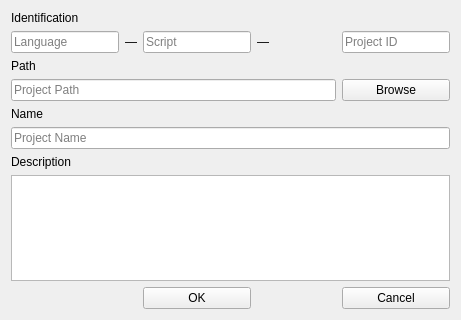
<?xml version="1.0" encoding="UTF-8"?>
<ui version="4.0">
 <class>NewProject</class>
 <widget class="QWidget" name="NewProject">
  <property name="geometry">
   <rect>
    <x>0</x>
    <y>0</y>
    <width>461</width>
    <height>320</height>
   </rect>
  </property>
  <property name="windowTitle">
   <string>Rapuma - New Project</string>
  </property>
  <property name="toolTip">
   <string>Create a new Rapuma project</string>
  </property>
  <layout class="QGridLayout" name="gridLayout">
   <item row="0" column="0" colspan="3">
    <widget class="QLabel" name="labelIdentification">
     <property name="text">
      <string>Identification</string>
     </property>
    </widget>
   </item>
   <item row="5" column="0" colspan="5">
    <widget class="QLineEdit" name="lineEditProjName">
     <property name="focusPolicy">
      <enum>Qt::StrongFocus</enum>
     </property>
     <property name="toolTip">
      <string>Project name, could be book title</string>
     </property>
     <property name="placeholderText">
      <string>Project Name</string>
     </property>
    </widget>
   </item>
   <item row="1" column="2">
    <widget class="QLineEdit" name="lineEditScriptID">
     <property name="sizePolicy">
      <sizepolicy hsizetype="Fixed" vsizetype="Fixed">
       <horstretch>0</horstretch>
       <verstretch>0</verstretch>
      </sizepolicy>
     </property>
     <property name="focusPolicy">
      <enum>Qt::StrongFocus</enum>
     </property>
     <property name="toolTip">
      <string>ISO 4 letter script code</string>
     </property>
     <property name="maxLength">
      <number>4</number>
     </property>
     <property name="placeholderText">
      <string>Script</string>
     </property>
    </widget>
   </item>
   <item row="6" column="0" colspan="3">
    <widget class="QLabel" name="labelDescription">
     <property name="toolTip">
      <string>Create a new Rapuma project</string>
     </property>
     <property name="text">
      <string>Description</string>
     </property>
    </widget>
   </item>
   <item row="2" column="0" colspan="3">
    <widget class="QLabel" name="labelPath">
     <property name="text">
      <string>Path</string>
     </property>
    </widget>
   </item>
   <item row="1" column="1">
    <widget class="QLabel" name="labelDash_1">
     <property name="text">
      <string>—</string>
     </property>
    </widget>
   </item>
   <item row="1" column="4">
    <widget class="QLineEdit" name="lineEditProjID">
     <property name="sizePolicy">
      <sizepolicy hsizetype="Fixed" vsizetype="Fixed">
       <horstretch>0</horstretch>
       <verstretch>0</verstretch>
      </sizepolicy>
     </property>
     <property name="focusPolicy">
      <enum>Qt::StrongFocus</enum>
     </property>
     <property name="toolTip">
      <string>Make up a project identifier code (max 10 letters)</string>
     </property>
     <property name="maxLength">
      <number>10</number>
     </property>
     <property name="placeholderText">
      <string>Project ID</string>
     </property>
    </widget>
   </item>
   <item row="8" column="4">
    <widget class="QPushButton" name="pushButtonCancel">
     <property name="toolTip">
      <string>Click to cancel project creation</string>
     </property>
     <property name="text">
      <string>Cancel</string>
     </property>
    </widget>
   </item>
   <item row="4" column="0" colspan="3">
    <widget class="QLabel" name="labelName">
     <property name="text">
      <string>Name</string>
     </property>
    </widget>
   </item>
   <item row="7" column="0" colspan="5">
    <widget class="QTextEdit" name="textEditProjDescription">
     <property name="focusPolicy">
      <enum>Qt::StrongFocus</enum>
     </property>
     <property name="toolTip">
      <string>Brief project description</string>
     </property>
     <property name="tabChangesFocus">
      <bool>true</bool>
     </property>
    </widget>
   </item>
   <item row="1" column="3">
    <widget class="QLabel" name="labelDash_2">
     <property name="text">
      <string>—</string>
     </property>
    </widget>
   </item>
   <item row="1" column="0">
    <widget class="QLineEdit" name="lineEditLangID">
     <property name="sizePolicy">
      <sizepolicy hsizetype="Fixed" vsizetype="Fixed">
       <horstretch>0</horstretch>
       <verstretch>0</verstretch>
      </sizepolicy>
     </property>
     <property name="focusPolicy">
      <enum>Qt::StrongFocus</enum>
     </property>
     <property name="toolTip">
      <string>Ethnologue 3 letter language code</string>
     </property>
     <property name="whatsThis">
      <string/>
     </property>
     <property name="maxLength">
      <number>3</number>
     </property>
     <property name="placeholderText">
      <string>Language</string>
     </property>
    </widget>
   </item>
   <item row="8" column="0" colspan="2">
    <spacer name="horizontalSpacer">
     <property name="orientation">
      <enum>Qt::Horizontal</enum>
     </property>
     <property name="sizeHint" stdset="0">
      <size>
       <width>40</width>
       <height>20</height>
      </size>
     </property>
    </spacer>
   </item>
   <item row="8" column="2">
    <widget class="QPushButton" name="pushButtonOk">
     <property name="toolTip">
      <string>Click to create a new project</string>
     </property>
     <property name="text">
      <string>OK</string>
     </property>
    </widget>
   </item>
   <item row="8" column="3">
    <spacer name="horizontalSpacer_2">
     <property name="orientation">
      <enum>Qt::Horizontal</enum>
     </property>
     <property name="sizeHint" stdset="0">
      <size>
       <width>40</width>
       <height>20</height>
      </size>
     </property>
    </spacer>
   </item>
   <item row="3" column="0" colspan="4">
    <widget class="QLineEdit" name="lineEditProjPath">
     <property name="focusPolicy">
      <enum>Qt::StrongFocus</enum>
     </property>
     <property name="toolTip">
      <string>Browse to the project path</string>
     </property>
     <property name="placeholderText">
      <string>Project Path</string>
     </property>
    </widget>
   </item>
   <item row="3" column="4">
    <widget class="QPushButton" name="pushButtonBrowse">
     <property name="toolTip">
      <string>Browse to the project folder</string>
     </property>
     <property name="text">
      <string>Browse</string>
     </property>
    </widget>
   </item>
  </layout>
  <zorder>pushButtonOk</zorder>
  <zorder>pushButtonCancel</zorder>
  <zorder>labelDash_1</zorder>
  <zorder>labelDash_2</zorder>
  <zorder>labelIdentification</zorder>
  <zorder>labelName</zorder>
  <zorder>labelDescription</zorder>
  <zorder>labelPath</zorder>
  <zorder>horizontalSpacer</zorder>
  <zorder>horizontalSpacer_2</zorder>
  <zorder>pushButtonBrowse</zorder>
  <zorder>textEditProjDescription</zorder>
  <zorder>lineEditProjName</zorder>
  <zorder>lineEditProjPath</zorder>
  <zorder>lineEditProjID</zorder>
  <zorder>lineEditScriptID</zorder>
  <zorder>lineEditLangID</zorder>
 </widget>
 <tabstops>
  <tabstop>pushButtonCancel</tabstop>
  <tabstop>lineEditLangID</tabstop>
  <tabstop>lineEditScriptID</tabstop>
  <tabstop>lineEditProjID</tabstop>
  <tabstop>lineEditProjPath</tabstop>
  <tabstop>pushButtonBrowse</tabstop>
  <tabstop>lineEditProjName</tabstop>
  <tabstop>textEditProjDescription</tabstop>
  <tabstop>pushButtonOk</tabstop>
 </tabstops>
 <resources/>
 <connections>
  <connection>
   <sender>pushButtonCancel</sender>
   <signal>clicked(bool)</signal>
   <receiver>NewProject</receiver>
   <slot>close()</slot>
   <hints>
    <hint type="sourcelabel">
     <x>367</x>
     <y>294</y>
    </hint>
    <hint type="destinationlabel">
     <x>460</x>
     <y>309</y>
    </hint>
   </hints>
  </connection>
  <connection>
   <sender>pushButtonOk</sender>
   <signal>clicked()</signal>
   <receiver>NewProject</receiver>
   <slot>setupUi()</slot>
   <hints>
    <hint type="sourcelabel">
     <x>212</x>
     <y>297</y>
    </hint>
    <hint type="destinationlabel">
     <x>123</x>
     <y>315</y>
    </hint>
   </hints>
  </connection>
  <connection>
   <sender>pushButtonBrowse</sender>
   <signal>clicked()</signal>
   <receiver>NewProject</receiver>
   <slot>setupUi()</slot>
   <hints>
    <hint type="sourcelabel">
     <x>408</x>
     <y>101</y>
    </hint>
    <hint type="destinationlabel">
     <x>438</x>
     <y>71</y>
    </hint>
   </hints>
  </connection>
 </connections>
 <slots>
  <slot>setupUi()</slot>
 </slots>
</ui>
